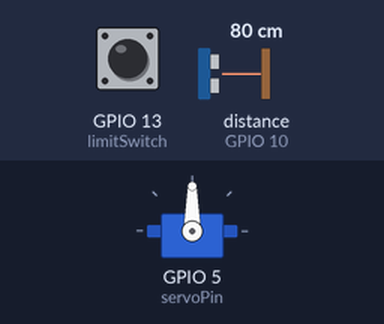
Bench run of a sketch on a simulated ESP8266 (NodeMCU). Shown: servo. Wiring (inferred from the names in the program): ultrasonic range finder: trigger GPIO 12; echo GPIO 10. The inputs (shaded band) are chosen by the test bench; at power-on: GPIO 13 (limitSwitch) LOW, distance to the obstacle (sensor on GPIO 10) 80 cm. The echo pulse lasts 58.3 µs per cm; WiFi joins after 1.5 s; servers stay silent unless stated; no MQTT or app messages arrive unless stated; what the sketch prints to the serial monitor is not drawn.

Above: at 2.7 s.
2.8 s: GPIO 13 (limitSwitch) pulled HIGH for 0.15 s
At 3.6 s:
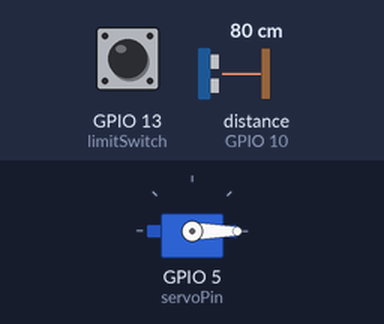
5.3 s: GPIO 13 (limitSwitch) pulled HIGH for 3.2 s
At 9.0 s:
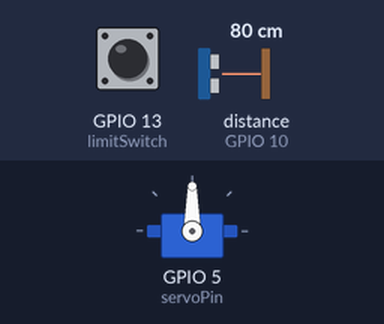
Timing chart, 0 to 10.5 s (numbered marks = the images above; inputs shaded):
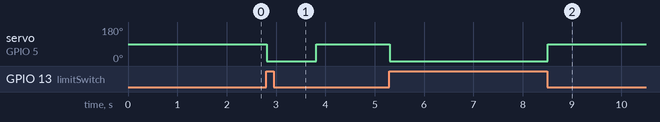

Measured:
- after the input at 2.8 s, servo on GPIO 5 (servoPin): 90° → 0° at once, → 90° 1.0 s later
- after the input at 5.3 s, servo on GPIO 5 (servoPin): 90° → 0° at once, → 90° 3.2 s later

The sketch:

mqtt_esp8266.ino
```cpp
/*
 Basic ESP8266 MQTT example
 This sketch demonstrates the capabilities of the pubsub library in combination
 with the ESP8266 board/library.
 It connects to an MQTT server then:
  - publishes "hello world" to the topic "outTopic" every two seconds
  - subscribes to the topic "inTopic", printing out any messages
    it receives. NB - it assumes the received payloads are strings not binary
  - If the first character of the topic "inTopic" is an 1, switch ON the ESP Led,
    else switch it off
 It will reconnect to the server if the connection is lost using a blocking
 reconnect function. See the 'mqtt_reconnect_nonblocking' example for how to
 achieve the same result without blocking the main loop.
 To install the ESP8266 board, (using Arduino 1.6.4+):
  - Add the following 3rd party board manager under "File -> Preferences -> Additional Boards Manager URLs":
       http://arduino.esp8266.com/stable/package_esp8266com_index.json
  - Open the "Tools -> Board -> Board Manager" and click install for the ESP8266"
  - Select your ESP8266 in "Tools -> Board"
*/

#include <ESP8266WiFi.h>
#include <PubSubClient.h>
#include <Servo.h>
// Update these with values suitable for your network.


int servoPin = 5; // d1
Servo Servo1;

int limitSwitch = 13; //d7
int state = LOW;


//ultrasonic
int trigPin = 12; //d6
int echoPin = 10; //sdd3
long duration;
int distance;


const char* ssid = "FoxFi31";
const char* password = "zero221211_00";
const char* mqtt_server = "192.168.43.233";

WiFiClient espClient;
PubSubClient client(espClient);
unsigned long lastMsg = 0;
#define MSG_BUFFER_SIZE	(50)
char msg[MSG_BUFFER_SIZE];
int value = 0;

void setup_wifi() {

  delay(10);
  // We start by connecting to a WiFi network
  Serial.println();
  Serial.print("Connecting to ");
  Serial.println(ssid);

  WiFi.begin(ssid, password);

  while (WiFi.status() != WL_CONNECTED) {
    delay(500);
    Serial.print(".");
  }

  randomSeed(micros());

  Serial.println("");
  Serial.println("WiFi connected");
  Serial.println("IP address: ");
  Serial.println(WiFi.localIP());
}

//void callback(char* topic, byte* payload, unsigned int length) {
//  Serial.print("Message arrived [");
//  Serial.print(topic);
//  Serial.print("] ");
//  for (int i = 0; i < length; i++) {
//    Serial.print((char)payload[i]);
//  }
//  Serial.println();
//
//  // Switch on the LED if an 1 was received as first character
//  if ((char)payload[0] == '1') {
//    digitalWrite(BUILTIN_LED, LOW);   // Turn the LED on (Note that LOW is the voltage level
//    // but actually the LED is on; this is because
//    // it is active low on the ESP-01)
//  } else {
//    digitalWrite(BUILTIN_LED, HIGH);  // Turn the LED off by making the voltage HIGH
//  }
//
//}

void reconnect() {
  // Loop until we're reconnected
  while (!client.connected()) {
    Serial.print("Attempting MQTT connection...");
    // Create a random client ID
//    String clientId = "ESP8266Client-";
//    clientId += String(random(0xffff), HEX);


    // Attempt to connect
    if (client.connect("ESP8266Client")) {
      Serial.println("connected");
      // Once connected, publish an announcement...
      client.publish("sensor1","");
      client.publish("sensor2","");

    } else {
      Serial.print("failed, rc=");
      Serial.print(client.state());
      Serial.println(" try again in 5 seconds");
      // Wait 5 seconds before retrying
      delay(5000);
    }
  }
}

void setup() {
//  pinMode(BUILTIN_LED, OUTPUT);     // Initialize the BUILTIN_LED pin as an output
  Serial.begin(115200);
  setup_wifi();
  client.setServer(mqtt_server, 1883);

  Servo1.attach(servoPin);

  Serial.begin(9600);
  pinMode(limitSwitch,INPUT);

// ultrasonic

  pinMode(trigPin, OUTPUT); // Sets the trigPin as an Output
  pinMode(echoPin, INPUT); // Sets the echoPin as an Input

//  client.setCallback(callback);
}

void loop() {

  if (!client.connected()) {
    reconnect();
  }


int val = digitalRead(limitSwitch);


    // ultrasonic
    // Clears the trigPin
    digitalWrite(trigPin, LOW);
    delayMicroseconds(2);
    // Sets the trigPin on HIGH state for 10 micro seconds
    digitalWrite(trigPin, HIGH);
    delayMicroseconds(10);
    digitalWrite(trigPin, LOW);
    // Reads the echoPin, returns the sound wave travel time in microseconds
    duration = pulseIn(echoPin, HIGH);
    // Calculating the distance
    distance= duration*0.034/2;
//    distancemm = distance*10+30;

//==============================================================================
//deteksi sampah
    if( val != state ){
       state = val;

//       Serial.print("Terdeteksi = ");
       if( state == 0 && distance <=100 ){
         Servo1.write(90);
         client.publish("sensor1", "sampah elektronik");
         client.publish("sensor2", "penuh");
//         Serial.println("p");
         Serial.println( "sampah elektrtonik" );
         delay(1000);
         }
       else if( state == 0 && distance >=200 ){
         Servo1.write(90);

         client.publish("sensor1", "sampah elektronik");
         client.publish("sensor2", "kosong");
         Serial.println( "sampah elektronik");
          delay(1000);
        }
      else if( state == 1 && distance <=100 ){
         Servo1.write(0);

         client.publish("sensor1", "non elektronik");
         client.publish("sensor2", "penuh");
         Serial.println( "non elektronik");
           delay(1000);
        }

      else if( state == 1 && distance >=200 ){
         Servo1.write(0);
         delay(1000);
         client.publish("sensor1", "non elekrtonik");
         client.publish("sensor2", "kosong");
         Serial.println( "non elektronik");
      delay(1000);
        }
      else{

        }
    }


//deteksi kapasitas
//
//      if (distance <=100)
//      {
//          client.publish("sensor2", "penuh");
//            Serial.println("p");
//      }
//      else (distance >= 200);
//      {
//        client.publish("sensor2", "");
//        Serial.println("");
//      }
//
//
//delay(250);


  client.loop();

//  unsigned long now = millis();
//  if (now - lastMsg > 2000) {
//    lastMsg = now;
//    ++value;
//    snprintf (msg, MSG_BUFFER_SIZE, "hello world #%ld", value);
//    Serial.print("Publish message: ");
//    Serial.println(msg);


//  }
}
```
